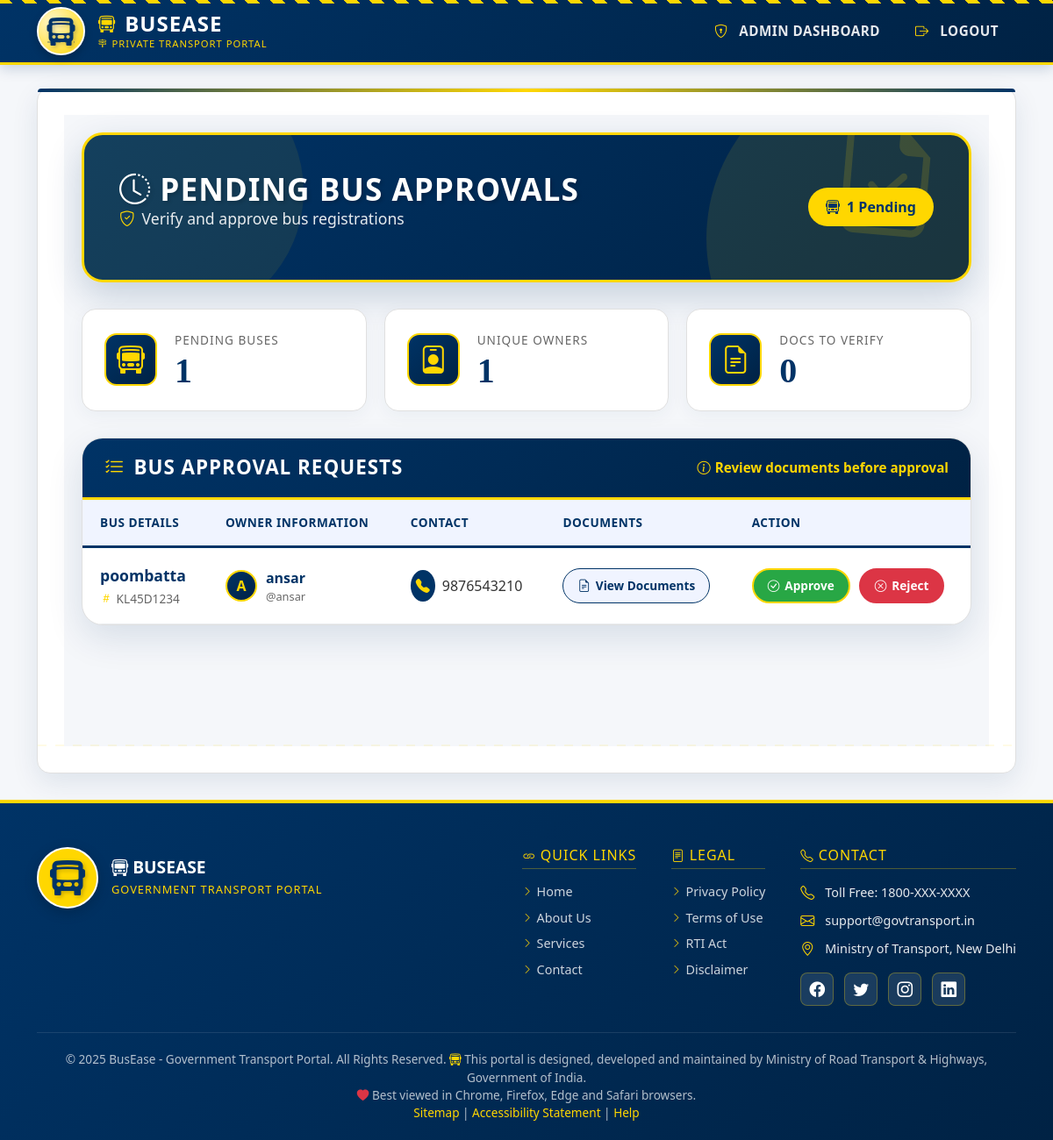
/admin_app/bus-approvals/ (signed in), run on an earlier commit of the app's database.
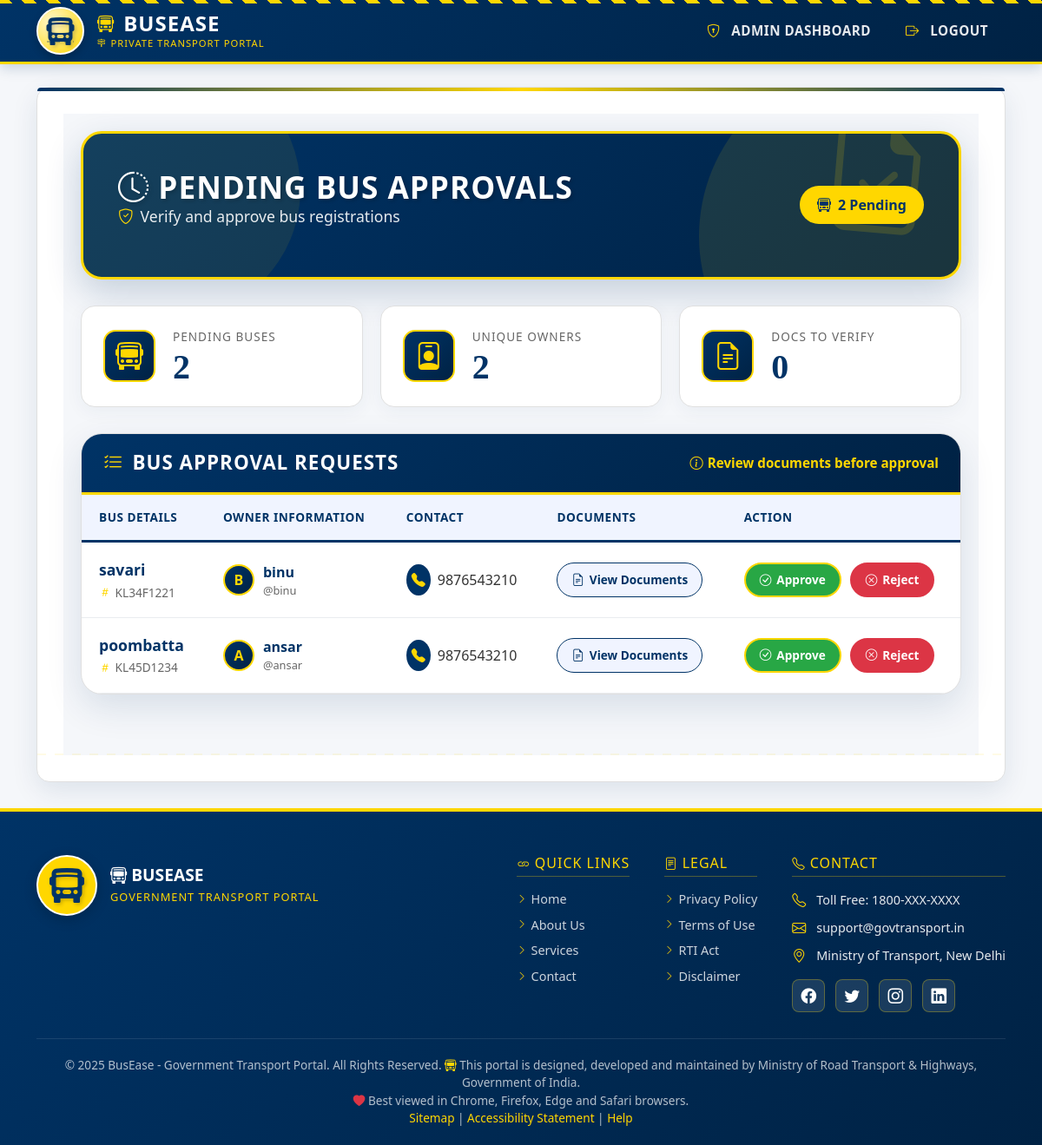
And on a later commit of the database.
### bus_owner/models.py (models this page shows, shortened)
class Bus(models.Model):
    owner = models.ForeignKey(BusOwnerProfile, on_delete=models.CASCADE, related_name='buses')
    bus_name = models.CharField(max_length=100, default="Unnamed Bus")
    bus_number = models.CharField(max_length=20, unique=True)
    total_seats = models.PositiveIntegerField()
    owner_contact_number = models.CharField(max_length=15, blank=True, default="")
    driver_name = models.CharField(max_length=100, blank=True, default="")
    driver_contact_number = models.CharField(max_length=15, blank=True, default="")
    driver_license = models.FileField(upload_to='driver_licenses/', null=True, blank=True)
    registration_document = models.FileField(upload_to='registration_docs/', blank=True, null=True)
    pollution_test_certificate = models.FileField(upload_to='pollution_tests/', null=True, blank=True)
    insurance_document = models.FileField(upload_to='insurance_docs/', null=True, blank=True)
    approved = models.BooleanField(default=False)
    class Meta:
        ordering = ['bus_number']
        verbose_name = "Bus"
        verbose_name_plural = "Buses"

class BusOwnerProfile(models.Model):
    user = models.OneToOneField(settings.AUTH_USER_MODEL, on_delete=models.CASCADE)
    contact_number = models.CharField(max_length=15)
    address = models.TextField()
    owner_photo = models.ImageField(upload_to='owner_photos/', null=True, blank=True)
    business_license = models.FileField(upload_to='business_licenses/', null=True, blank=True)
    id_proof = models.FileField(upload_to='owner_id_proofs/', null=True, blank=True)
    approved = models.BooleanField(default=False)
    registered_on = models.DateTimeField(auto_now_add=True)

### main/models.py (models this page shows, shortened)
class User(AbstractUser):
    ROLE_CHOICES = [
        ('admin', 'RTO Admin'),
        ('owner', 'Bus Owner'),
        ('traveller', 'Traveller'),
        ('conductor', 'Bus Conductor'),  # Add this line
    ]
    role = models.CharField(max_length=20, choices=ROLE_CHOICES, default='traveller')
    email = models.EmailField(blank=True, null=True)
    USERNAME_FIELD = 'username'
    REQUIRED_FIELDS = ['email']
    objects = UserManager()

### admin_app/views.py (the view)
# urls.py: path('bus-approvals/', views.admin_bus_approvals, name='admin_bus_approvals'),
@login_required
@user_passes_test(superuser_required)
def admin_bus_approvals(request):
    pending_buses = Bus.objects.filter(approved=False).select_related("owner", "owner__user")
    return render(request, "admin_app/admin_bus_approvals.html", {
        "pending_buses": pending_buses
    })

### admin_app/views.py (called while the page is built)
def superuser_required(user):
    return user.is_superuser

### admin_app/templates/admin_app/admin_bus_approvals.html (shortened to what the changed rows need)
{% extends 'base.html' %}
{% block content %}
<div class="gov-approvals-page">
  <div class="gov-container">
    <div class="gov-hero-section">
      <div class="gov-hero-content">
        <div>
          <h1 class="gov-hero-title">
            <i class="bi bi-clock-history"></i> Pending Bus Approvals
          </h1>
          <p class="gov-hero-subtitle">
          </p>
        </div>
        <span class="gov-stats-badge">
          <i class="bi bi-bus-front"></i> {{ pending_buses|length }} Pending
        </span>
      </div>
    </div>
    <div class="gov-stats-grid">
      <div class="gov-stat-card">
        <div class="gov-stat-content">
          <div class="gov-stat-label">Pending Buses</div>
          <div class="gov-stat-number">{{ pending_buses|length }}</div>
        </div>
      </div>
      <div class="gov-stat-card">
        <div class="gov-stat-content">
          <div class="gov-stat-label">Unique Owners</div>
          <div class="gov-stat-number">{{ pending_buses|length }}</div>
        </div>
      </div>
    </div>
    <div class="gov-main-card">
      {% if pending_buses %}
        <div class="gov-table-container">
          <table class="gov-table">
            <thead>
              <tr>
                <th>Bus Details</th>
                <th>Owner Information</th>
                <th>Contact</th>
                <th>Documents</th>
                <th>Action</th>
              </tr>
            </thead>
            <tbody>
              {% for bus in pending_buses %}
              <tr>
                <td>
                  <div class="gov-bus-info">
                    <span class="gov-bus-name">{{ bus.bus_name }}</span>
                    <span class="gov-bus-number">
                      <i class="bi bi-hash"></i> {{ bus.bus_number }}
                    </span>
                  </div>
                </td>
                <td>
                  <div class="gov-owner-info">
                    <div class="gov-owner-avatar">
                      {{ bus.owner.user.username|slice:":1"|upper }}
                    </div>
                    <div class="gov-owner-details">
                      <span class="gov-owner-name">{{ bus.owner.user.get_full_name|default:bus.owner.user.username }}</span>
                      <span class="gov-owner-username">@{{ bus.owner.user.username }}</span>
                    </div>
                  </div>
                </td>
                <td>
                  <div class="gov-contact">
                    <i class="bi bi-telephone-fill"></i>
                    {{ bus.owner.contact_number }}
                  </div>
                </td>
                <td>
                  <a href="{% url 'admin_view_bus_documents' bus.id %}" class="gov-doc-btn">
                    <i class="bi bi-file-earmark-text"></i>
                    View Documents
                  </a>
                </td>
                <td>
                  <div class="gov-action-group">
                    <a href="{% url 'approve_bus' bus.id %}" class="gov-action-btn gov-action-approve">
                      <i class="bi bi-check-circle"></i>
                      Approve
                    </a>
                    <a href="{% url 'reject_bus' bus.id %}" class="gov-action-btn gov-action-reject">
                      <i class="bi bi-x-circle"></i>
                      Reject
                    </a>
                  </div>
                </td>
              </tr>
              {% endfor %}
            </tbody>
          </table>
        </div>
      {% endif %}
    </div>
  </div>
</div>
{% endblock %}

What changed in the data, as far as the page shows it:
added Bus: bus_name "savari", bus_number "KL34F1221", owner.user.username "B", owner.user.get_full_name "binu", owner.user.username "binu", owner.contact_number "9876543210"
Also different on the page:
{{ pending_buses|length }}: "1" → "2"
